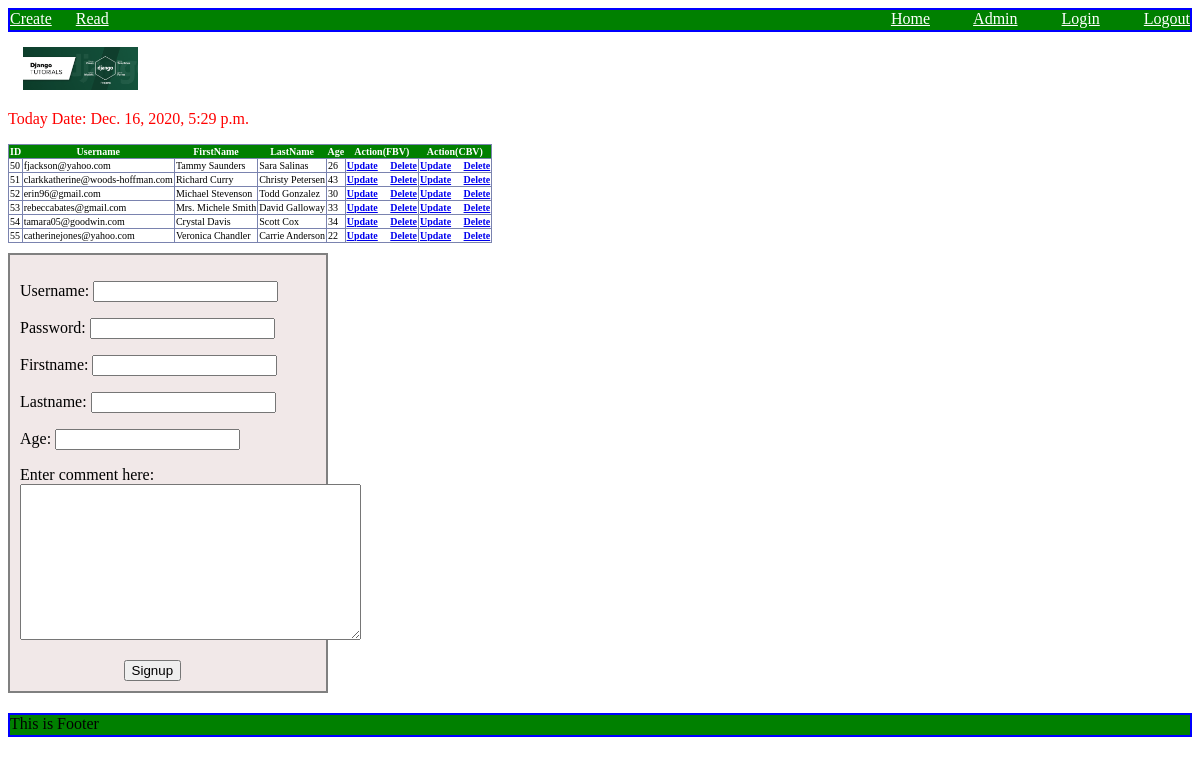
Page /twmprofile/profile/ on the earlier database version.
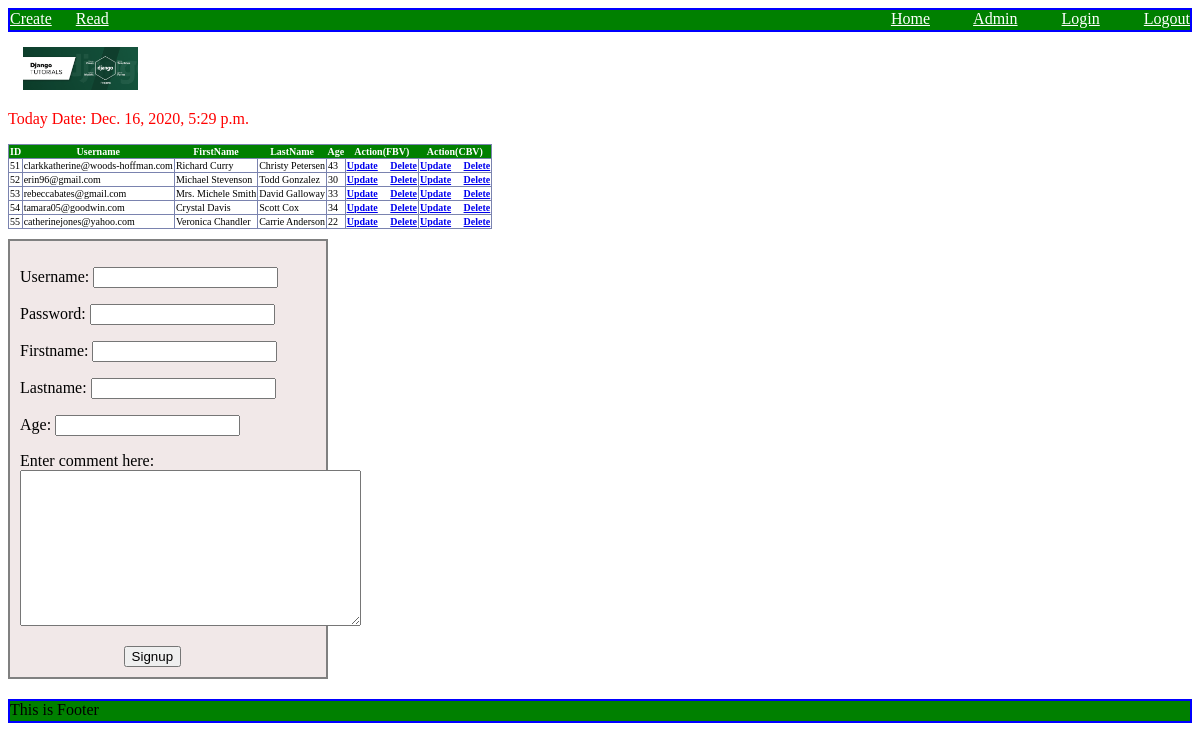
Same page on the later database version.
### twmprofile/models.py (models this page shows, shortened)
class Profile(models.Model):
    username = models.CharField(max_length=30)
    password = models.CharField(max_length=30)
    firstName = models.CharField(max_length=30)
    lastName = models.CharField(max_length=30)
    age = models.IntegerField(default=18)

### twmprofile/views.py (the view)
# urls.py: path('profile/', views.getProfile),
def getProfile(request):
    profiles = Profile.objects.all()
    redirecturl = 'twmprofile/home.html'
    ctx = ''
    if request.method == 'POST':
        form = forms.SignupRequest(request.POST)
        if form.is_valid():
            print("Form validation success. Going to save data into Database", form.cleaned_data)
            ctx = {'name': form.cleaned_data['firstName'], 'title': 'Thank You'}
            form.save(commit=True)
            form = forms.SignupRequest()
            redirecturl = 'twmprofile/thankyou.html'
        else:
            ctx = {'today': datetime.datetime.now(), 'profiles': profiles, 'form': form, 'title': 'Profile Information'}
            redirecturl = 'twmprofile/home.html'
    elif request.method == 'GET':
        form = forms.SignupRequest()
        ctx = {'today': datetime.datetime.now(), 'profiles': profiles, 'form': form, 'title': 'Profile Information'}
        redirecturl = 'twmprofile/home.html'
    response = render(request, redirecturl, ctx)
    response.set_cookie('count', int(request.COOKIES.get('count', 0)) + 1) # max_age is optonal
    return response

### twmprofile/forms.py (shortened to what this page needs)
class SignupRequest(forms.ModelForm):
    def custom_username_validator(value):
        if(not 'gmail' in value):
            raise forms.ValidationError('Email must be end with @gmail.com')
    username = forms.EmailField(validators=[custom_username_validator])
    password = forms.CharField()
    firstName = forms.CharField()
    lastName = forms.CharField()
    age = forms.IntegerField(required=False)
    comment = forms.CharField(required=False, label='Enter comment here', widget=forms.Textarea, validators=[validators.MaxLengthValidator(20)]) # emplicit validation
    bot_handler = forms.CharField(required=False, widget=forms.HiddenInput)
    class Meta:
        model = Profile
        fields = '__all__'

### templates/twmprofile/home.html (shortened to what this page needs)
<!DOCTYPE html>
{% extends 'twmprofile/common/base.html'%}
{% load static %}
{% block body_part %}
<div style="margin: 15px;">
    <img class="sunny" src="{% static "image/django.png" %}">
</div>
<p class="yms">Today Date: {{today}}</p>
{% if profiles %}
<table>
    <thead>
    <th>ID</th>
    <th>Username</th>
    <th>FirstName</th>
    <th>LastName</th>
    <th>Age</th>
    <th>Action(FBV)</th>
    <th>Action(CBV)</th>
    </thead>
    {% for next in profiles %}
    <tr>
        <td>{{next.id}}</td>
        <td>{{next.username}}</td>
        <td>{{next.firstName}}</td>
        <td>{{next.lastName}}</td>
        <td>{{next.age}}</td>
        <td><a href="/twmprofile/updateProfile/{{next.id}}"><strong>Update</strong></a> &nbsp; &nbsp; <a href="/twmprofile/deleteProfile/{{next.id}}"><strong>Delete</strong></a></td>
        <td><a href="/twmprofile/updateView/{{next.id}}"><strong>Update</strong></a> &nbsp; &nbsp; <a href="/twmprofile/deleteView/{{next.id}}"><strong>Delete</strong></a></td>
    </tr>
    {% endfor %}
</table>
{% else %}
<p>No profiles found</p>
{% endif %}
<div class="yms_form">
    <form method="POST">
        {{form.as_p}}
        <input type="submit" value="Signup" class="yms_button"/>
    </form>
</div>
{% endblock %}

### templates/twmprofile/common/base.html (shortened to what this page needs)
<!DOCTYPE html>
{% load static %}
<html lang="en">
<head>
    <link rel="stylesheet" href="{% static "css/main.css" %}">
</head>
<body>
    <div style="height:20px; border: solid blue 2px; background-color: green;">
        <span style="float: left;">
            <a href="/twmprofile/createView" style="color:white; margin-right: 20px;">Create</a>
            <a href="/twmprofile/listView" style="color:white; margin-right: 20px;">Read</a>
        </span>
        <span style="float: right;">
            <a href="/twmprofile/profile" style="color:white; margin-right: 40px;">Home</a>
            <a href="/twmprofile/admin" style="color:white; margin-right: 40px;">Admin</a>
            <a href="/accounts/login" style="color:white; margin-right: 40px;">Login</a>
            <a href="/accounts/logout" style="color:white;">Logout</a>
        </span>
    </div>
    {% block body_part %}
    {% endblock %}
    <div style="height:20px; border: solid blue 2px; background-color: green; margin-top: 20px;">This is Footer</div>
</body>
</html>

### static/css/main.css (style rules this page uses)
.yms { color:red; }
.sunny { width: 10%; }
td, table { margin:left; border:1px solid #7a83af; color:black; background:white; font-size:10px; border-collapse: collapse; }
thead { color:white; background: green; }
.yms_form { margin-top: 10px; border:solid gray 2px; background-color: #f1e8e8; width:25%; padding:10px; }
.yms_button { margin-left: 35%; }

Differences in the rows shown:
removed Profile: id "50", username "fjackson@yahoo.com", firstName "Tammy Saunders", lastName "Sara Salinas", age "26"
